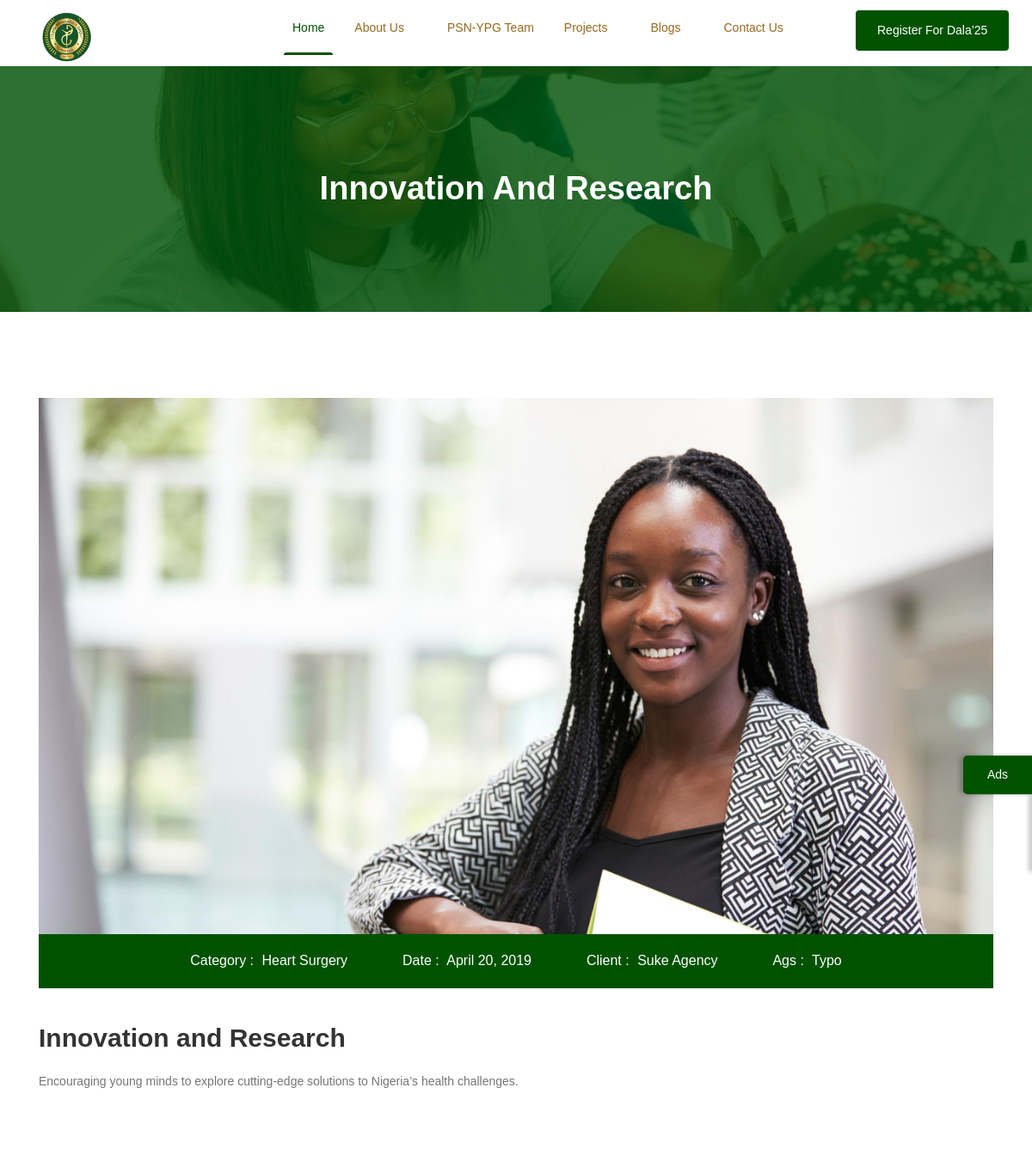
Page /whypsn_article_detail/2/ (upper part) on the earlier database version.
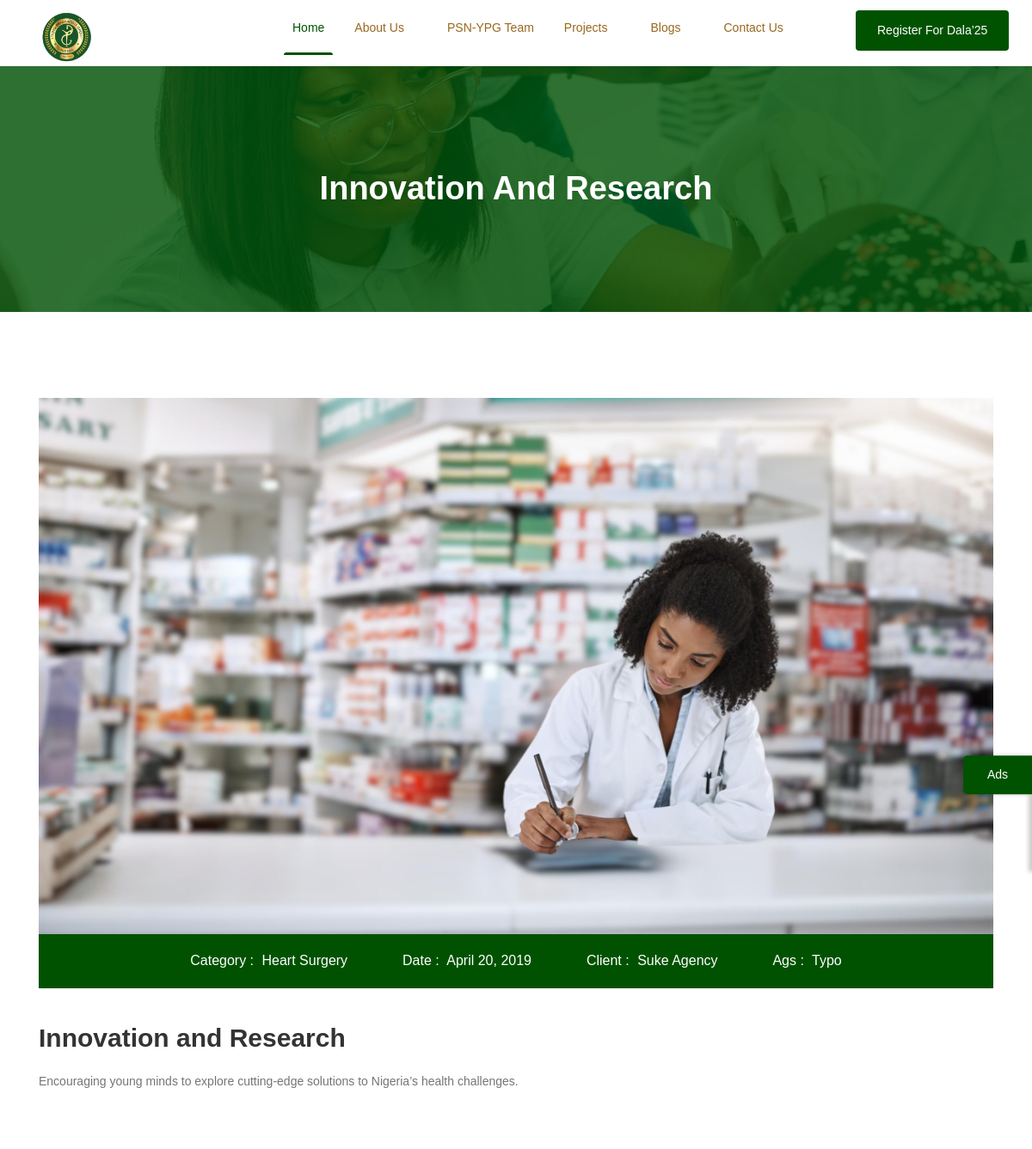
Same page on the later database version.
### psnypg/models.py (models this page shows, shortened)
class WhyPSNYPG(models.Model):
    why_psnypg_title = models.CharField(max_length=255)
    why_psnypg_description = models.TextField()
    why_psnypg_slug = models.SlugField (max_length=255,blank=True, null=True)
    why_psnypg_img = models.ImageField(upload_to=' why_psnypg_images/')
    why_psnypg_publish_date = models.DateTimeField(auto_now_add=True)
    why_psnypg_author = models.ForeignKey(User, on_delete=models.CASCADE)
    class Meta:
        ordering = ['why_psnypg_publish_date']

### psnypg/views.py (the view, shortened to what this page needs)
# urls.py: path('whypsn_article_detail/<int:pk>/', WhyPsnypgArticleDetailView.as_view(), name='whypsn_article_detail'),
class WhyPsnypgArticleDetailView(DetailView):
    model = WhyPSNYPG
    template_name = 'psnypg/why_psn_article.html'

### templates/psnypg/why_psn_article.html (shortened to what this page needs)
{% extends "base.html" %}
{% load static %}
{% block content%}
		<div class="breadcrumbs overlay">
			<div class="container">
				<div class="bread-inner">
					<div class="row">
						<div class="col-12">
							<h2>{{object.why_psnypg_title }}</h2>
						</div>
					</div>
				</div>
			</div>
		</div>
		<section class="pf-details section">
			<div class="container">
				<div class="row">
					<div class="col-12">
						<div class="inner-content">
                                    <img src="{{object.why_psnypg_img.url }}" alt="why images">
							<div class="date">
								<ul>
									<li><span>Category :</span> Heart Surgery</li>
									<li><span>Date :</span> April 20, 2019</li>
									<li><span>Client :</span> Suke Agency</li>
									<li><span>Ags :</span> Typo</li>
								</ul>
							</div>
							<div class="body-text">
								<h3>{{object.why_psnypg_title }}</h3>
								<p>{{object.why_psnypg_description}}</p>
							</div>
						</div>
					</div>
				</div>
			</div>
		</section>
		{% endblock %}

Differences in the rows shown:
changed WhyPSNYPG "Innovation And Research": why_psnypg_img: a different picture
